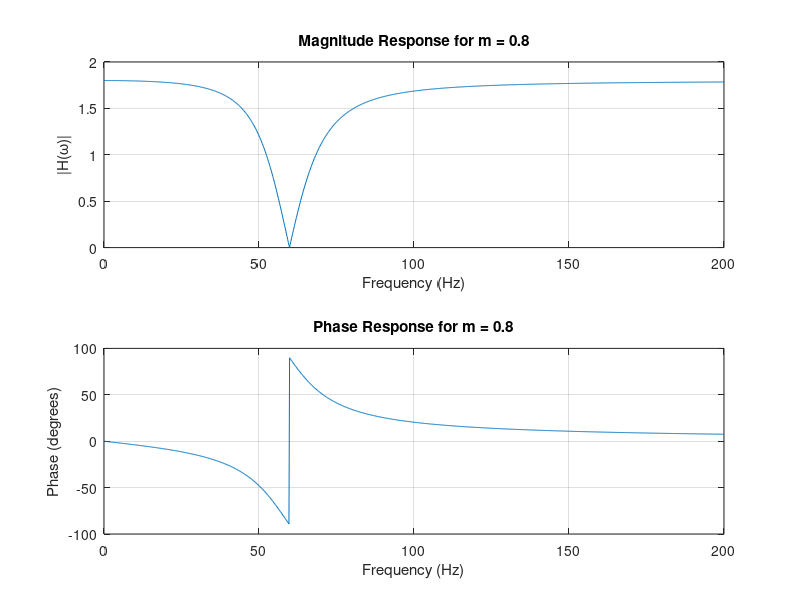

Write the MATLAB code that produced this figure. (Note: this script raises an error after producing the figure.)
% Given values
R = 10e3;  % 10 kOhm
C = 133e-9;  % 133 nF
m_values = [0.8, 0.9];

% Frequency range
frequencies = linspace(0, 200, 1000);
omega_values = 2 * pi * frequencies;

% Plot magnitude and phase response for each m
for i = 1:length(m_values)
    m = m_values(i);
    
    % Transfer function H(ω)
    H = ((1 + m) * ((2j * omega_values * R * C).^2 + 1)) ./ ...
        ((2j * omega_values * R * C).^2 + 4 * (1 - m) * 1j * omega_values * R * C + 1);

    % Magnitude response plot
    figure;
    subplot(2, 1, 1);
    plot(frequencies, abs(H));
    title(['Magnitude Response for m = ' num2str(m)]);
    xlabel('Frequency (Hz)');
    ylabel('|H(ω)|');
    grid on;

    % Phase response plot
    subplot(2, 1, 2);
    plot(frequencies, angle(H) * 180 / pi);  % Convert phase to degrees
    title(['Phase Response for m = ' num2str(m)]);
    xlabel('Frequency (Hz)');
    ylabel('Phase (degrees)');
    grid on;

    % Adjust plot layout
    sgtitle(['Twin-T Notch Filter Response for m = ' num2str(m)]);
end
